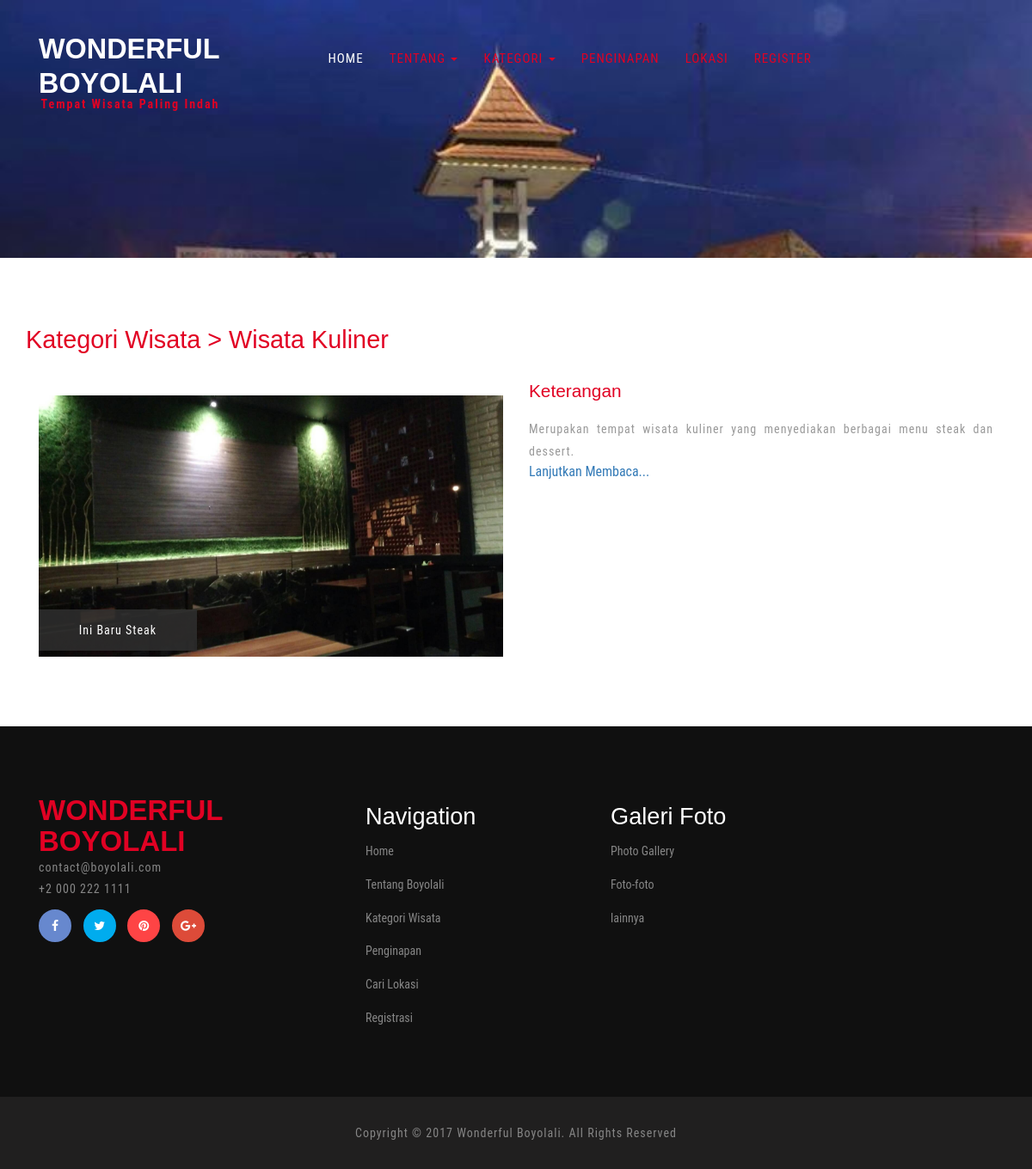
/index.php/main/kuliner, run on the app's committed database.
### tables this page shows
CREATE TABLE `tempat_wisata` (
  `id_wisata` int(5) NOT NULL,
  `nama_wisata` varchar(100) NOT NULL,
  `alamat_wisata` varchar(250) NOT NULL,
  `kategori_wisata` varchar(50) NOT NULL,
  `lat_wisata` varchar(100) NOT NULL,
  `long_wisata` varchar(100) NOT NULL,
  `ket_wisata` text NOT NULL,
  `harga_wisata` int(10) NOT NULL,
  `notelp_wisata` varchar(15) NOT NULL,
  `tanggal_post` date NOT NULL,
  `id_admin` int(5) NOT NULL
);

### application/controllers/Main.php (called while the page is built, shortened)
<?php
class Main extends CI_Controller {
    public function kuliner()
	{
		$this->load->model('m_dashboard');
        $this->load->view('main/header1');
		$data['kuliner'] = $this->m_dashboard->tampil_kuliner()->result();
        $this->load->view('kuliner',$data);
		$this->load->view('main/footer');
	}
}

### index.php (called while the page is built, shortened)
<?php
require_once BASEPATH.'core/CodeIgniter.php';

### application/models/m_dashboard.php (called while the page is built, shortened)
<?php
class m_dashboard extends CI_Model{
    public function tampil_kuliner(){
		return $this->db->get_where('tempat_wisata',array('kategori_wisata'=>'Wisata Kuliner'));
	}
}
?>

### application/views/kuliner.php (the view, shortened to what this page needs)
<?php
  $CI =& get_instance();
?>
  <div class="about w3l-agileits">
    <div class="container">
      <h3>Kategori Wisata > Wisata Kuliner</h3>
      <?php $no=1; foreach($kuliner as $a){ ?>
      <div class="about-grids col-md-6">
        <div class="about-grid">
          <?php
            $dapetgambarkuliner = "";
            $getgambar =$CI->db->query('select gambar from gambar_wisata where id_wisata="'.$a->id_wisata.'"');
            foreach ($getgambar->result() as $row){
                $dapetgambarkuliner = $row->gambar;
            }
          ?>
          <?php
          if ($dapetgambarkuliner=="") {
            ?>
              <img src="<?php echo base_url()?>assets/images/tanya.png" alt=" " class="img-responsive" />
            <?php
          }else{
            ?>
              <img src="<?php echo base_url()?>upload-foto/<?php echo $dapetgambarkuliner; ?>" alt=" " class="img-responsive" />
            <?php
          }
          ?>
          <div class="img-bottom">
            <p><?php echo $a->nama_wisata; ?></p>
          </div>
        </div>
      </div>
      <div class="about-grids-bottom col-md-6" style="text-align: justify;">
        <div class="about-us">
          <h4>Keterangan</h4>
          <p><?php echo $a->ket_wisata; ?></p>
        </div>
        <a href="<?php echo base_url()?>index.php/detailwisata/<?php echo $a->id_wisata; ?>">Lanjutkan Membaca...</a>
      </div>
      <div class="col-md-12"></div>
      <?php $no++;
      } ?>
    </div>
  </div>

### assets/css/style.css (style rules this page uses)
html, body { font-size: 100%; background: #fff; font-family: 'Roboto Condensed', sans-serif; }
h1,h2,h3,h4,h5,h6 { margin:0; font-family: 'Montserrat', sans-serif; }
p { margin:0; letter-spacing:1px; }
.banner-bottom,.testimonials,.banner-bottom-video,.about,.history,.typo,.gallery,.contact,.single { padding:5em 0; }
.testimonials h3,.about h3,h3.title,.gallery h3,.contact h3 { color:#e10123; font-size:1.8em; margin:0; }
.about-grids-bottom { margin-top:2em; }
.about-us p { font-size: 14px; margin: 0; color: #999; line-height: 1.8em; }
.about-us h4 { color:#e10123; margin:0 0 1em; text-transform: capitalize; font-size: 1.3em; }
.img-bottom { position: absolute; top: 82%; }
.img-bottom p { color: #fff; background: rgba(48, 48, 48, 0.82); font-size: 14px; margin: 0; padding:1em 3.339em; text-transform:capitalize; }
.about-grids { margin: 3em 0 0; }

### data on the page
tempat_wisata: nama_wisata "Ini Baru Steak", ket_wisata "Merupakan tempat wisata kuliner yang menyediakan berbagai menu steak dan dessert."
